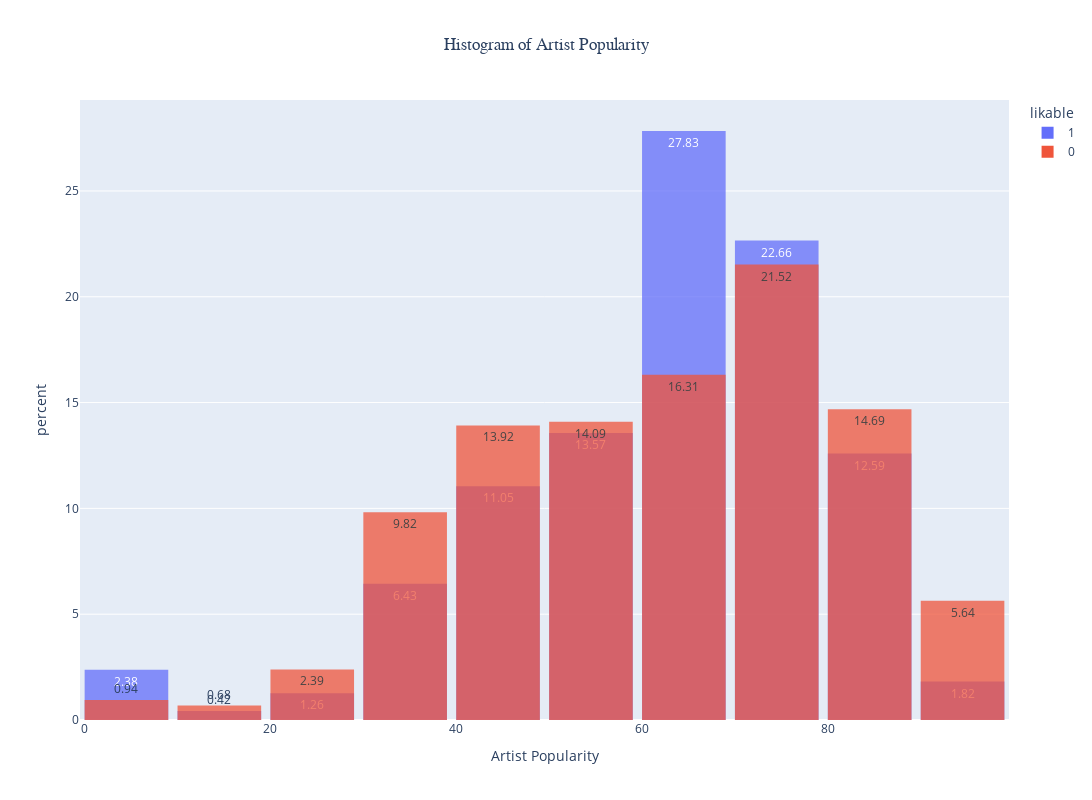

Notebook code cell kept with this figure:
### Code cell
fig3 = px.histogram(artist_df_import, x='artist_popularity', nbins=10, title="Histogram of Artist Popularity", 
                    labels={"artist_popularity": 'Artist Popularity'}, opacity=0.75, text_auto='.2f',
                    width=1750, height=800, color='likable', barmode="overlay", histnorm='percent')
fig3.update_layout(title_x = 0.5, title_font_family = "Arial", bargap=0.1, )
fig3.show()

### Figure 1 — Plotly figure (JSON) as saved in the notebook; plotly's stock layout.template omitted (floating-point values rounded to 4 significant figures; data arrays with more than 128 entries replaced by an {"elided": "..."} marker saying what was removed)
{"data": [{"alignmentgroup": "True", "bingroup": "x", "histnorm": "percent", "hovertemplate": "likable=1<br>Artist Popularity=%{x}<br>percent=%{y}<extra></extra>", "legendgroup": "1", "marker": {"color": "#636efa", "opacity": 0.75, "pattern": {"shape": ""}}, "name": "1", "nbinsx": 10, "offsetgroup": "1", "orientation": "v", "showlegend": true, "texttemplate": "%{value:.2f}", "type": "histogram", "x": {"elided": "715 int values"}, "xaxis": "x", "yaxis": "y"}, {"alignmentgroup": "True", "bingroup": "x", "histnorm": "percent", "hovertemplate": "likable=0<br>Artist Popularity=%{x}<br>percent=%{y}<extra></extra>", "legendgroup": "0", "marker": {"color": "#EF553B", "opacity": 0.75, "pattern": {"shape": ""}}, "name": "0", "nbinsx": 10, "offsetgroup": "0", "orientation": "v", "showlegend": true, "texttemplate": "%{value:.2f}", "type": "histogram", "x": {"elided": "1171 int values"}, "xaxis": "x", "yaxis": "y"}], "layout": {"bargap": 0.1, "barmode": "overlay", "height": 800, "legend": {"title": {"text": "likable"}, "tracegroupgap": 0}, "title": {"font": {"family": "Arial"}, "text": "Histogram of Artist Popularity", "x": 0.5}, "width": 1750, "xaxis": {"anchor": "y", "domain": [0, 1], "title": {"text": "Artist Popularity"}}, "yaxis": {"anchor": "x", "domain": [0, 1], "title": {"text": "percent"}}}}
